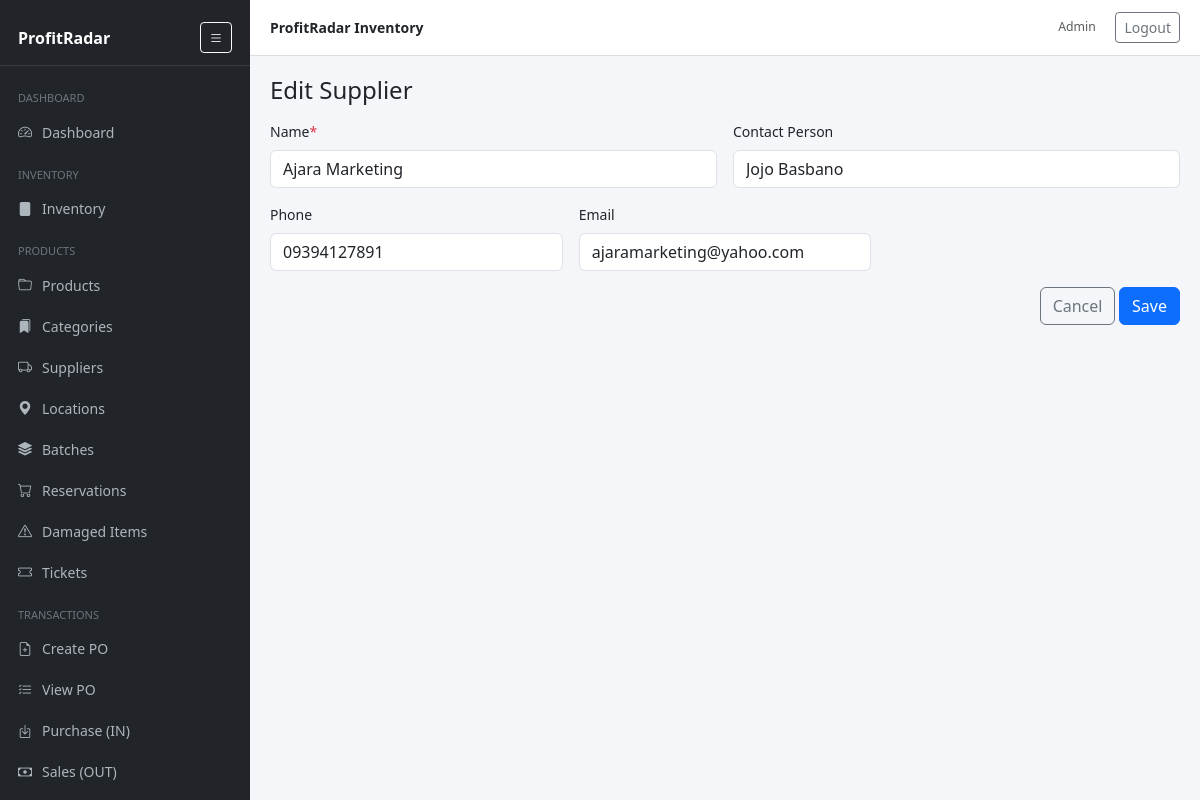
The page /supplier_edit.php?id=2 (signed in) on the database its author committed.
### tables this page shows
CREATE TABLE `suppliers` (
  `id` int(11) NOT NULL,
  `name` varchar(160) NOT NULL,
  `contact` varchar(160) DEFAULT NULL,
  `phone` varchar(50) DEFAULT NULL,
  `email` varchar(160) DEFAULT NULL,
  `address` text DEFAULT NULL,
  `user_id` int(11) NOT NULL
);

### includes/functions.php (called while the page is built, shortened)
<?php
function h($s){ return htmlspecialchars((string)$s, ENT_QUOTES, 'UTF-8'); }

### supplier_edit.php (the view, shortened to what this page needs)
<?php
require_once __DIR__ . '/includes/header.php';
$pdo = getDB();
$id = (int)($_GET['id'] ?? 0);
$s = ['name'=>'','contact'=>'','phone'=>'','email'=>'','address'=>''];
if ($id) {
  $st = $pdo->prepare('SELECT * FROM suppliers WHERE id = ?');
  $st->execute([$id]);
  $row = $st->fetch();
  if ($row) { $s = $row; } else { $id = 0; }
}
?>
<div class="d-flex justify-content-between align-items-center mb-3">
  <h4 class="mb-0"><?= $id ? 'Edit' : 'Add' ?> Supplier</h4>
</div>
<form method="post" class="row g-3">
  <div class="col-md-6">
    <label class="form-label">Name<span class="text-danger">*</span></label>
    <input class="form-control" name="name" required value="<?= h($s['name']) ?>">
  </div>
  <div class="col-md-6">
    <label class="form-label">Contact Person</label>
    <input class="form-control" name="contact" value="<?= h($s['contact']) ?>">
  </div>
  <div class="col-md-4">
    <label class="form-label">Phone</label>
    <input class="form-control" name="phone" value="<?= h($s['phone']) ?>">
  </div>
  <div class="col-md-4">
    <label class="form-label">Email</label>
    <input class="form-control" type="email" name="email" value="<?= h($s['email']) ?>">
  </div>
  <div class="col-12 text-end">
    <a class="btn btn-outline-secondary" href="/suppliers.php">Cancel</a>
    <button class="btn btn-primary">Save</button>
  </div>
</form>
<?php require_once __DIR__ . '/includes/footer.php'; ?>

### includes/header.php (style rules this page uses)
body { background:#f4f6f9; font-size:14px; }

### rows shown on the page
suppliers: name "Ajara Marketing", contact "Jojo Basbano", phone "09394127891", email "ajaramarketing@yahoo.com"

### other values the page prints
APP_NAME "ProfitRadar Inventory"
current_user()['name'] "Admin"
